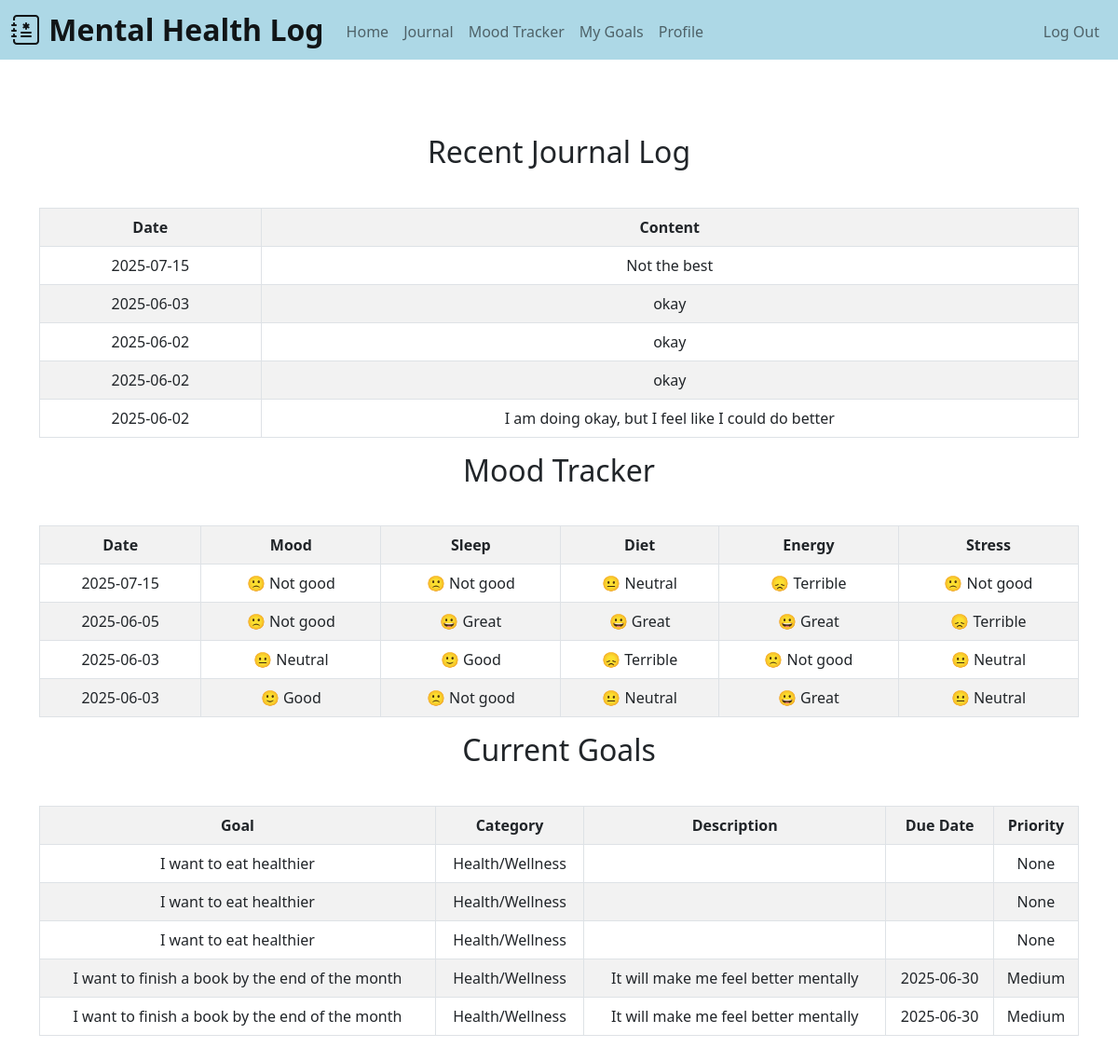
The page / (signed in) on the database its author committed.
### tables this page shows
CREATE TABLE entries (
            id INTEGER PRIMARY KEY AUTOINCREMENT NOT NULL,
            user_id INTEGER NOT NULL,
            date DATE NOT NULL,
            content TEXT NOT NULL,
            FOREIGN KEY (user_id) REFERENCES users(id));

CREATE TABLE tracker (
        id INTEGER PRIMARY KEY AUTOINCREMENT NOT NULL,
        user_id INTEGER NOT NULL,
        date DATE NOT NULL,
        mood TEXT NOT NULL,
        sleep TEXT NOT NULL,
        diet TEXT NOT NULL,
        energy TEXT NOT NULL,
        stress TEXT NOT NULL,
        FOREIGN KEY (user_id) REFERENCES users(id)
    );

CREATE TABLE goals (
        id INTEGER PRIMARY KEY,
        user_id INTEGER NOT NULL,
        goal_title TEXT NOT NULL,
        category TEXT NOT NULL,
        description TEXT,
        due_date DATE,
        priority TEXT CHECK (priority IN ('Low', 'Medium', 'High')) DEFAULT 'Medium',
        completed BOOLEAN DEFAULT 0,
        FOREIGN KEY (user_id) REFERENCES users(id)
    );

### app.py (the view)
@app.route("/")
@login_required
def index():
    conn = db_connection()
    cur = conn.cursor()
    user_id = session["user_id"]
    cur.execute("SELECT date, content FROM entries WHERE user_id = ? ORDER BY date DESC LIMIT 5", (user_id,))
    journal_entries = cur.fetchall()
    cur.execute("SELECT date, mood, sleep, diet, energy, stress FROM tracker WHERE user_id = ? ORDER BY date DESC LIMIT 5", (user_id,))
    mood_entries = cur.fetchall()
    cur.execute("SELECT goal_title, category, description, due_date, priority FROM goals WHERE user_id = ? ORDER BY due_date LIMIT 5", (user_id,))
    goal_entries = cur.fetchall()
    conn.close()
    return render_template("index.html",
                           journal_entries = journal_entries,
                           mood_entries = mood_entries,
                           goal_entries = goal_entries)

### helper.py (called while the page is built)
def db_connection():
    conn = sqlite3.connect('mental_health.db')
    conn.row_factory = sqlite3.Row
    return conn

def login_required(f):
    @wraps(f)
    def decorated_function(*args, **kwargs):
        if session.get("user_id") is None:
            return redirect("/login")
        return f(*args, **kwargs)
    return decorated_function

### templates/index.html (shortened to what this page needs)
{% extends "layout.html" %}
{% block main %}
    <h2 class="heading-space">Recent Journal Log</h2>
    <table class="table table-striped table-bordered">
        <tr>
            <th>Date</th>
            <th>Content</th>
        </tr>
        {% for entry in journal_entries %}
            <tr>
                <td>{{ entry['date'] }}</td>
                <td>{{ entry['content'] }}</td>
            </tr>
        {% endfor %}
    </table>
    <h2 class="heading-space">Mood Tracker</h2>
    <table class="table table-striped table-bordered">
        <tr>
            <th>Date</th>
            <th>Mood</th>
            <th>Sleep</th>
            <th>Diet</th>
            <th>Energy</th>
            <th>Stress</th>
        </tr>
        {% for mood in mood_entries %}
            <tr>
                <td>{{ mood['date'] }}</td>
                <td>{{ mood['mood'] }}</td>
                <td>{{ mood['sleep'] }}</td>
                <td>{{ mood['diet'] }}</td>
                <td>{{ mood['energy'] }}</td>
                <td>{{ mood['stress'] }}</td>
            </tr>
        {% endfor %}
    </table>
    <h2 class="heading-space">Current Goals</h2>
        <table class="table table-striped table-bordered">
        <tr>
            <th>Goal</th>
            <th>Category</th>
            <th>Description</th>
            <th>Due Date</th>
            <th>Priority</th>
        </tr>
        {% for goal in goal_entries %}
            <tr>
                <td>{{ goal['goal_title'] }}</td>
                <td>{{ goal['category'] }}</td>
                <td>{{ goal['description'] }}</td>
                <td>{{ goal['due_date'] }}</td>
                <td>{{ goal['priority'] }}</td>
            </tr>
        {% endfor %}
    </table>
{% endblock %}

### templates/layout.html (shortened to what this page needs)
<!DOCTYPE html>
<html>
    <head>
        <link href="https://cdn.jsdelivr.net/npm/bootstrap@5.0.2/dist/css/bootstrap.min.css" rel="stylesheet">
        <link rel="stylesheet" href="https://cdn.jsdelivr.net/npm/bootstrap-icons@1.13.1/font/bootstrap-icons.min.css">
        <link href="/static/style.css" rel="stylesheet">
    </head>
    <body>
        <header>
            <nav class="navbar navbar-expand-lg navbar-light" style="background-color: lightblue;">
                <div class="container-fluid">
                    <a class="navbar-brand mb-0 h1" href="/"><i class="bi bi-journal-medical"></i> Mental Health Log</a>
                    <div class="collapse navbar-collapse" id="navbar">
                        {% if session["user_id"] %}
                            <ul class="navbar-nav me-auto mt-1">
                                <li class="nav-item"><a class="nav-link" href="/">Home</a></li>
                                <li class="nav-item"><a class="nav-link" href="/entry">Journal</a></li>
                                <li class="nav-item"><a class="nav-link" href="/tracker">Mood Tracker</a></li>
                                <li class="nav-item"><a class="nav-link" href="/goals">My Goals</a></li>
                                <li class="nav-item"><a class="nav-link" href="/profile">Profile</a></li>
                            </ul>
                            <ul class="navbar-nav ms-auto mt-1">
                                <li class="nav-item"><a class="nav-link" href="/logout">Log Out</a></li>
                            </ul>
                        {% else %}
                            <ul class="navbar-nav ms-auto mt-1">
                                <li class="nav-item"><a class="nav-link" href="/login">Log In</a></li>
                                <li class="nav-item"><a class="nav-link" href="/register">Register</a></li>
                            </ul>
                        {% endif %}
                    </div>
                </div>
            </nav>
        </header>
        <main class="container big-padding text-center">
            {% block main %}{% endblock %}
        </main>
    </body>
</html>

### static/style.css (style rules this page uses)
.navbar-brand { font-weight: 600; font-size: xx-large; }
.big-padding { padding-top: 5rem; padding-bottom: 5rem; }
.heading-space { padding-bottom: 2rem; }

### rows shown on the page
entries: date "2025-07-15", content "Not the best"
entries: date "2025-06-03", content "okay"
entries: date "2025-06-02", content "okay"
entries: date "2025-06-02", content "okay"
entries: date "2025-06-02", content "I am doing okay, but I feel like I could do better"
tracker: date "2025-07-15", mood "🙁 Not good", sleep "🙁 Not good", diet "😐 Neutral", energy "😞 Terrible", stress "🙁 Not good"
tracker: date "2025-06-05", mood "🙁 Not good", sleep "😀 Great", diet "😀 Great", energy "😀 Great", stress "😞 Terrible"
tracker: date "2025-06-03", mood "😐 Neutral", sleep "🙂 Good", diet "😞 Terrible", energy "🙁 Not good", stress "😐 Neutral"
tracker: date "2025-06-03", mood "🙂 Good", sleep "🙁 Not good", diet "😐 Neutral", energy "😀 Great", stress "😐 Neutral"
goals: goal_title "I want to eat healthier", category "Health/Wellness", priority "None"
goals: goal_title "I want to eat healthier", category "Health/Wellness", priority "None"
goals: goal_title "I want to eat healthier", category "Health/Wellness", priority "None"
goals: goal_title "I want to finish a book by the end of the month", category "Health/Wellness", description "It will make me feel better mentally", due_date "2025-06-30", priority "Medium"
goals: goal_title "I want to finish a book by the end of the month", category "Health/Wellness", description "It will make me feel better mentally", due_date "2025-06-30", priority "Medium"
